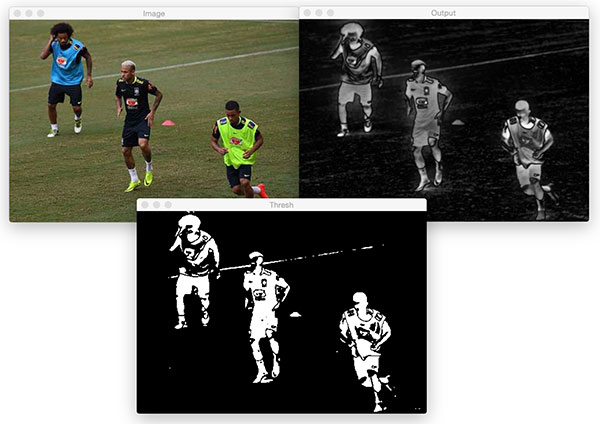
#> input picture saliency_to_pose/algTesting/images/opencv_saliency_finegrained_players.jpg, 600 x 424 px, given in place of the camera
$ python saliencyTest.py   (Python 2 division)
#> lines starting #> are read from the running program, lines starting #| are printed output that depends on the picture; after the words box and inside, x2 and y2 are one past the last pixel; in counts of white or black regions, pixels touching at a corner belong together
#> further down, frame is the input picture: shape (424, 600, 3); mean B, G, R 109.1, 116.5, 116
# Author: Trevor Sherrard
# Since: Novemeber, 10, 2020

import cv2
import glob
import numpy as np
import math
import operator

def subLists(listA, listB):
    diffList = []
    for i in range(len(listA)):
        diffList.append(listA[i] - listB[i])

    return diffList

def countNumOverThresh(diffList, threshVal):
    count = 0
    for elem in diffList:
        if elem > 0 and elem > threshVal:
            count += 1

    return count

def euclidDist(pt1, pt2):
    return math.sqrt((pt2[0] - pt1[0])**2 + (pt2[1] - pt1[1])**2)

def findMinimizationDir(imgCenterPt, momentCenterPts):
    threshVal = 40
    # compute initial distances
    initDist = []
    for elem in momentCenterPts:
        dist = euclidDist(elem, imgCenterPt)
        initDist.append(dist)

    # create four shifted copies of the image center point
    # in each of the cardinal directions.
    newCenterPtUp = (imgCenterPt[0], imgCenterPt[1] - 50)
    newCenterPtDown = (imgCenterPt[0], imgCenterPt[1] + 50)
    newCenterPtLeft = (imgCenterPt[0] - 50, imgCenterPt[1])
    newCenterPtRight = (imgCenterPt[0] + 50, imgCenterPt[1])

    # find euclidean distance between each of the shifted center points
    # and each of the saliency contour COM's.
    newDistUp = []
    newDistDown = []
    newDistLeft = []
    newDistRight = []
    for elem in momentCenterPts:
        distUp = euclidDist(elem, newCenterPtUp)
        distDown = euclidDist(elem, newCenterPtDown)
        distLeft = euclidDist(elem, newCenterPtLeft)
        distRight = euclidDist(elem, newCenterPtRight)

        newDistUp.append(distUp)
        newDistDown.append(distDown)
        newDistLeft.append(distLeft)
        newDistRight.append(distRight)

    subListUp = subLists(initDist, newDistUp)
    subListDown = subLists(initDist, newDistDown)
    subListLeft = subLists(initDist, newDistLeft)
    subListRight = subLists(initDist, newDistRight)

    countUp = countNumOverThresh(subListUp, threshVal)
    countDown = countNumOverThresh(subListDown, threshVal)
    countLeft = countNumOverThresh(subListLeft, threshVal)
    countRight = countNumOverThresh(subListRight, threshVal)

    # create direction count dictionary
    dictToSort = {"Up":countUp, "Down":countDown, "Left":countLeft, "Right":countRight}

    # if moving won't
    if(dictToSort["Up"] == dictToSort["Down"] and dictToSort["Left"] == dictToSort["Right"]):
        return "Done"

    elif(dictToSort["Up"] == dictToSort["Down"] and dictToSort["Left"] != dictToSort["Right"]):
        rightVal = dictToSort["Right"]
        leftVal = dictToSort["Left"]

        if(rightVal > leftVal):
            return "Right"
        elif(rightVal < leftVal):
            return "Left"
    elif(dictToSort["Up"] != dictToSort["Down"] and dictToSort["Left"] == dictToSort["Right"]):
        upVal = dictToSort["Up"]
        downVal = dictToSort["Down"]

        if(upVal > downVal):
            return "Up"
        elif(upVal < downVal):
            return "Down"

    else:
        maxVal = max(dictToSort.iteritems(), key=operator.itemgetter(1))[0]
        return maxVal

def computeSaliencyMap(img):

    # define constants
    maxVal = 255
    threshVal = 100
    minArea = 600

    # compute image center
    imgCY = np.size(img, 0)/2
#> imgCY = 212
    imgCX = np.size(img, 1)/2
#> imgCX = 300
    imgCenterPt = (imgCX, imgCY)
#> imgCenterPt = (300, 212)

    # compute saliency image
    saliencyObj = cv2.saliency.StaticSaliencyFineGrained_create()
    (success, saliencyMap) = saliencyObj.computeSaliency(img)
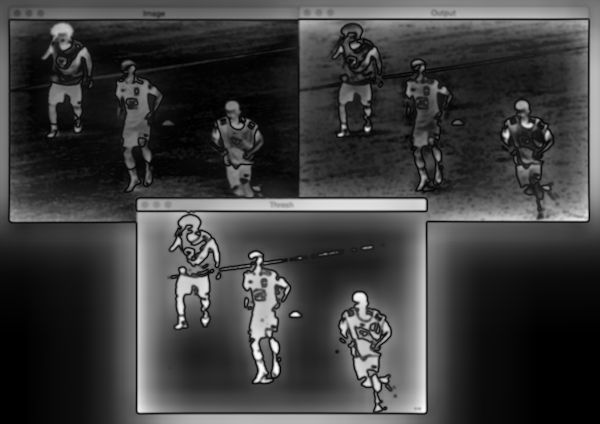
#> saliencyMap: shape (424, 600) float32; min 0, max 1, mean 0.239
#> success = True
    if(success):
        # scale image to (0, 255)
        saliencyMap = (saliencyMap * 255).astype("uint8")

        #blur image
        blur = cv2.GaussianBlur(saliencyMap, (5, 5), 0)

        # threshold image
        ret, thresh = cv2.threshold(blur, threshVal, maxVal, cv2.THRESH_BINARY)
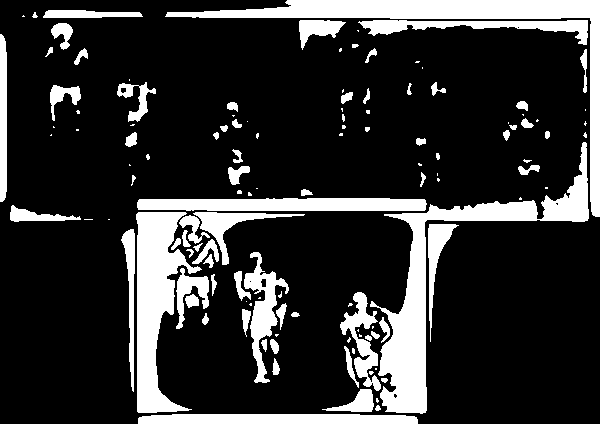
#> thresh: shape (424, 600); 19.6% white; 125 white regions (53 under 20 px)
#> ret = 100

        contours, hierarchy = cv2.findContours(thresh, cv2.RETR_EXTERNAL, cv2.CHAIN_APPROX_NONE)
#> contours = 125 contours, 61 with area under 20; largest, box (x1, y1, x2, y2) and area: (370, 142, 589, 414) 8846, (165, 0, 600, 217) 8038, (136, 212, 202, 413) 6174, (137, 198, 427, 211) 3205, (138, 414, 418, 424) 2388

        # filter detected contours
        filteredContours = []
        for cont in contours:
            area = cv2.contourArea(cont)
            if(area > minArea):
                filteredContours.append(cont)
#> this loop made 125 passes
#> area on passes 1, 4, 8, 10, 11, 12, 14, 17, 20, 21, 22, 23: 2388, 487, 65, 136, 76, 36.5, 20, 31, 98.5, 38, 24, 116
#> after the loop, filteredContours = 14 contours; largest, box (x1, y1, x2, y2) and area: (370, 142, 589, 414) 8846, (165, 0, 600, 217) 8038, (136, 212, 202, 413) 6174, (137, 198, 427, 211) 3205, (138, 414, 418, 424) 2388

        # draw filtered contours
        cv2.drawContours(img, filteredContours, -1, (0, 255, 0), -1)
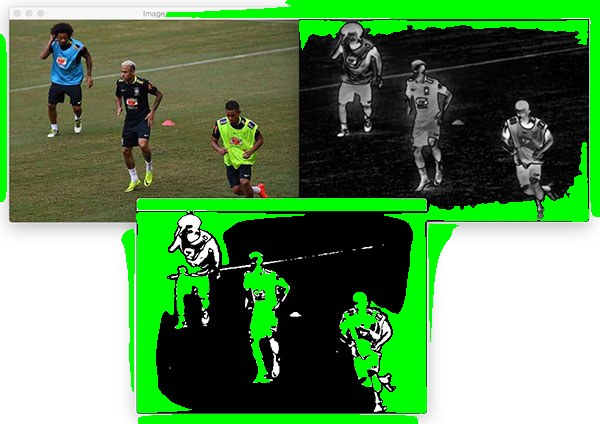
#> img: shape (424, 600, 3); 16.55% of pixels changed, all inside (x1, y1, x2, y2) = (0, 0, 600, 424)

        # find center of all filter contours
        momentCenterPts = []
        for cont in filteredContours:

            # find COF of single contour
            M = cv2.moments(cont)
	    centerX = int(M["m10"] / M["m00"])
	    centerY = int(M["m01"] / M["m00"])
            MomentCenterPt = (centerX, centerY)

            # draw circle on COM, draw line between image center and COM
            cv2.circle(img, (centerX, centerY), 7, (255, 0, 0), -1)
            cv2.line(img, (centerX, centerY), (imgCX, imgCY), (0, 0, 0), thickness=2)

            # add COM point to list
            momentCenterPts.append(MomentCenterPt)
#> this loop made 14 passes
#> (centerX, centerY) on passes 1 to 12: (276, 418), (361, 339), (190, 291), (262, 309), (130, 288), (436, 251), (227, 224), (154, 300), (285, 204), (450, 287), (2, 118), (479, 25)
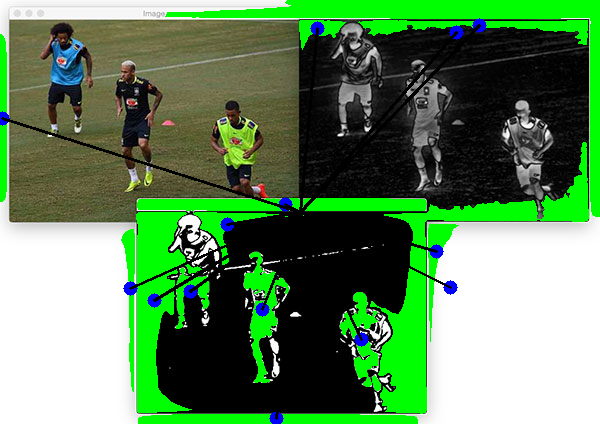
#> img: shape (424, 600, 3); 2.29% of pixels changed, all inside (x1, y1, x2, y2) = (0, 18, 487, 424)
#> after the loop, momentCenterPts = [(276, 418), (361, 339), (190, 291), (262, 309), (130, 288), (436, 251), (227, 224), (154, 300), (285, 204), (450, 287), (2, 118), (479, 25), (317, 28), (456, 32)]

        # draw marker on image center
        cv2.circle(img, (imgCX, imgCY), 7, (255, 255, 255), -1)

        # find cardinal direction that minimizes distances between
        # saliency COM and center of image
        direction = findMinimizationDir(imgCenterPt, momentCenterPts)
#> the loop in findMinimizationDir, `for elem in momentCenterPts:` made 14 passes
#> (elem, dist) on passes 1 to 12: ((276, 418), 207.4), ((361, 339), 140.9), ((190, 291), 135.4), ((262, 309), 104.2), ((130, 288), 186.2), ((436, 251), 141.5), ((227, 224), 73.98), ((154, 300), 170.5), ((285, 204), 17), ((450, 287), 167.7), ((2, 118), 312.5), ((479, 25), 258.9)
#> after the loop in findMinimizationDir, `for elem in momentCenterPts:`: initDist = [207.4, 140.9, 135.4, 104.2, 186.2, 141.5, 73.98, 170.5, 17, 167.7, 312.5, 258.9, 184.8, 238.2]
#> in findMinimizationDir, `newCenterPtUp = (imgCenterPt[0], imgCenterPt[1] - 50)`: newCenterPtUp = (300, 162)
#> in findMinimizationDir, `newCenterPtDown = (imgCenterPt[0], imgCenterPt[1] + 50)`: newCenterPtDown = (300, 262)
#> in findMinimizationDir, `newCenterPtLeft = (imgCenterPt[0] - 50, imgCenterPt[1])`: newCenterPtLeft = (250, 212)
#> in findMinimizationDir, `newCenterPtRight = (imgCenterPt[0] + 50, imgCenterPt[1])`: newCenterPtRight = (350, 212)
#> the loop in findMinimizationDir, `for elem in momentCenterPts:` made 14 passes
#> (elem, distUp, distDown, distLeft, distRight) on passes 1 to 12: ((276, 418), 257.1, 157.8, 207.6, 218.9), ((361, 339), 187.2, 98.23, 168.7, 127.5), ((190, 291), 169.5, 113.8, 99.2, 178.4), ((262, 309), 151.8, 60.44, 97.74, 131), ((130, 288), 211.6, 172, 142, 232.8), ((436, 251), 162.5, 136.4, 190, 94.43), ((227, 224), 95.78, 82.3, 25.94, 123.6), ((154, 300), 200.9, 150.9, 130.2, 214.8), ((285, 204), 44.6, 59.91, 35.9, 65.49), ((450, 287), 195.3, 152.1, 213.6, 125), ((2, 118), 301.2, 331, 265.2, 360.5), ((479, 25), 225.4, 297, 295.7, 227.2)
#> after the loop in findMinimizationDir, `for elem in momentCenterPts:`: newDistDown = [157.8, 98.23, 113.8, 60.44, 172, 136.4, 82.3, 150.9, 59.91, 152.1, 331, 297, 234.6, 277.9]; newDistLeft = [207.6, 168.7, 99.2, 97.74, 142, 190, 25.94, 130.2, 35.9, 213.6, 265.2, 295.7, 195.8, 273.6]; newDistRight = [218.9, 127.5, 178.4, 131, 232.8, 94.43, 123.6, 214.8, 65.49, 125, 360.5, 227.2, 186.9, 208.9]; newDistUp = [257.1, 187.2, 169.5, 151.8, 211.6, 162.5, 95.78, 200.9, 44.6, 195.3, 301.2, 225.4, 135.1, 203.1]
#> the loop in subLists, `for i in range(len(listA)):` made 14 passes
#> after the loop in subLists, `for i in range(len(listA)):`: diffList = [-49.73, -46.33, -34.1, -47.65, -25.39, -21.05, -21.8, -30.43, -27.6, -27.55, 11.24, 33.45, 49.71, 35.13]
#> in findMinimizationDir, `subListUp = subLists(initDist, newDistUp)`: subListUp has the same summary as diffList in subLists
#> the loop in subLists (call 2), `for i in range(len(listA)):` made 14 passes
#> in findMinimizationDir, `subListDown = subLists(initDist, newDistDown)`: subListDown = [49.56, 42.66, 21.67, 43.74, 14.24, 5.04, -8.32, 19.61, -42.91, 15.64, -18.49, -38.14, -49.83, -39.72]
#> in findMinimizationDir, `subListLeft = subLists(initDist, newDistLeft)`: subListLeft = [-0.241, -27.78, 36.23, 6.44, 44.17, -48.56, 48.04, 40.24, -18.9, -45.89, 47.26, -36.79, -11.04, -35.37]
#> in findMinimizationDir, `subListRight = subLists(initDist, newDistRight)`: subListRight = [-11.49, 13.41, -43.01, -26.79, -46.54, 47.05, -49.6, -44.38, -48.49, 42.71, -48, 31.68, -2.15, 29.3]
#> the loop in countNumOverThresh, `for elem in diffList:` made 14 passes
#> (elem, count) on pass 13: (49.71, 1)
#> elem on passes 1 to 6: -49.73, -46.33, -34.1, -47.65, -25.39, -21.05
#> after the loop in countNumOverThresh, `for elem in diffList:`: count = 1
#> the loop in countNumOverThresh (call 2), `for elem in diffList:` made 14 passes
#> elem on passes 1 to 12: 49.56, 42.66, 21.67, 43.74, 14.24, 5.04, -8.32, 19.61, -42.91, 15.64, -18.49, -38.14
#> in findMinimizationDir, `countDown = countNumOverThresh(subListDown, threshVal)`: countDown = 3
#> in findMinimizationDir, `countLeft = countNumOverThresh(subListLeft, threshVal)`: countLeft = 4
#> in findMinimizationDir, `countRight = countNumOverThresh(subListRight, threshVal)`: countRight = 2
#> in findMinimizationDir, `dictToSort = {"Up":countUp, "Down":countDown, "Left":countLeft, "Right..`: dictToSort = {'Up': 1, 'Down': 3, 'Left': 4, 'Right': 2}
#> in findMinimizationDir, `maxVal = max(dictToSort.iteritems(), key=operator.itemgetter(1))[0]`: maxVal = 'Left'
#> direction = 'Left'

        if(direction == "Up"):
            cv2.arrowedLine(img, (imgCX, imgCY), (imgCX, imgCY - 100), (0,0,255), 5)
        elif(direction == "Down"):
            cv2.arrowedLine(img, (imgCX, imgCY), (imgCX, imgCY + 100), (0,0,255), 5)
        elif(direction == "Left"):
            cv2.arrowedLine(img, (imgCX, imgCY), (imgCX - 100, imgCY), (0,0,255), 5)
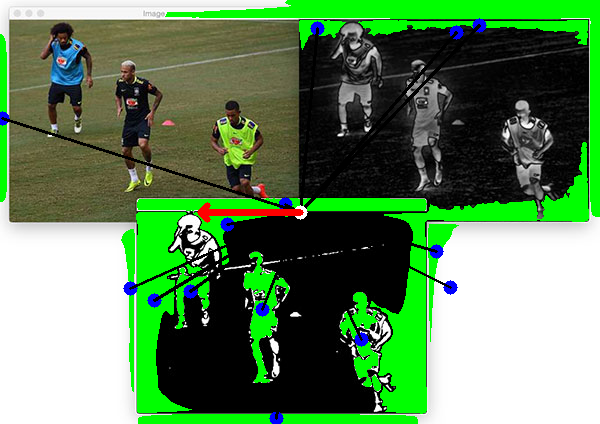
#> img: shape (424, 600, 3); mean B, G, R 89, 134.1, 94.9
        elif(direction == "Right"):
            cv2.arrowedLine(img, (imgCX, imgCY), (imgCX + 100, imgCY), (0,0,255), 5)
        elif(direction == "Done"):
            cv2.putText(img, 'Done!', imgCenterPt, cv2.FONT_HERSHEY_SIMPLEX, 1, (0,0,255), 2)
        return img

fileList = glob.glob("/home/sherrardtr/catkin_ws/src/RBE526-Human-Robot-Interaction/saliency_to_pose/algTesting/images/*")

for img in fileList:
    cap = cv2.VideoCapture(0)
    while(cap.isOpened()):
        ret, frame = cap.read()

        saliencyMap = computeSaliencyMap(frame)
        cv2.imshow("test", saliencyMap)
        if(cv2.waitKey(1) & 0xFF == ord('q')):
#> (key q is pressed here)
            break
